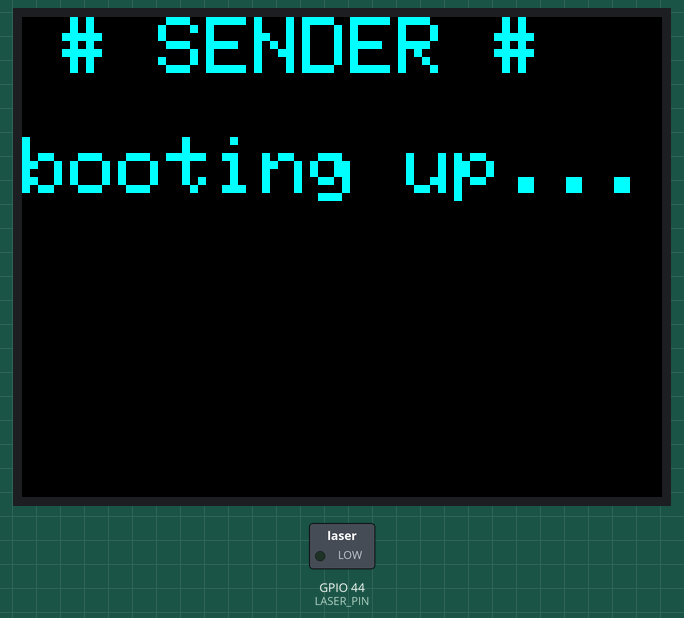
A sketch run on a simulated ESP32-S3. Shown: 320×240 colour display, switched loads named in the sketch (green lamp = pin HIGH). What the sketch prints to the serial monitor is not drawn.

Above: at 0.5 s.
At 13.0 s:
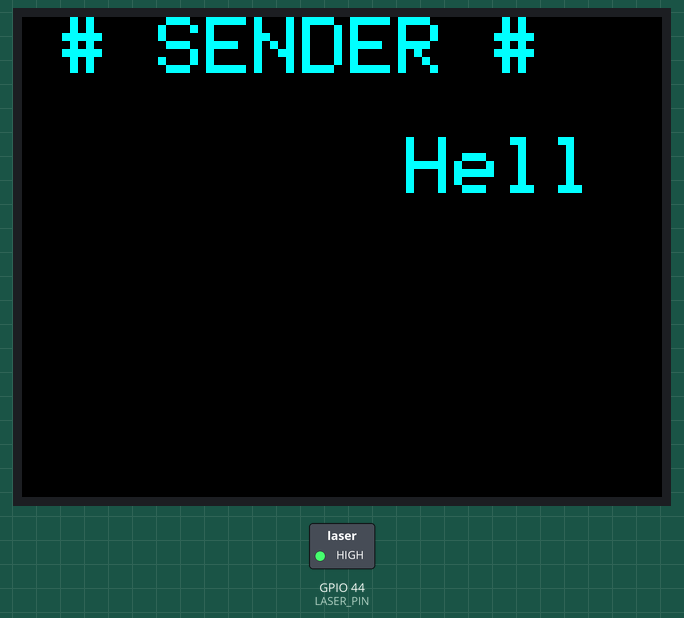
At 20.5 s:
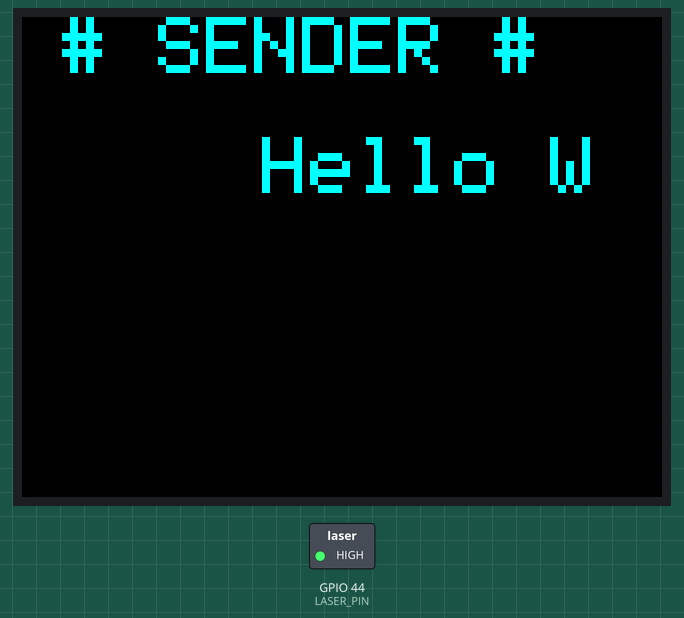
At 38.5 s:
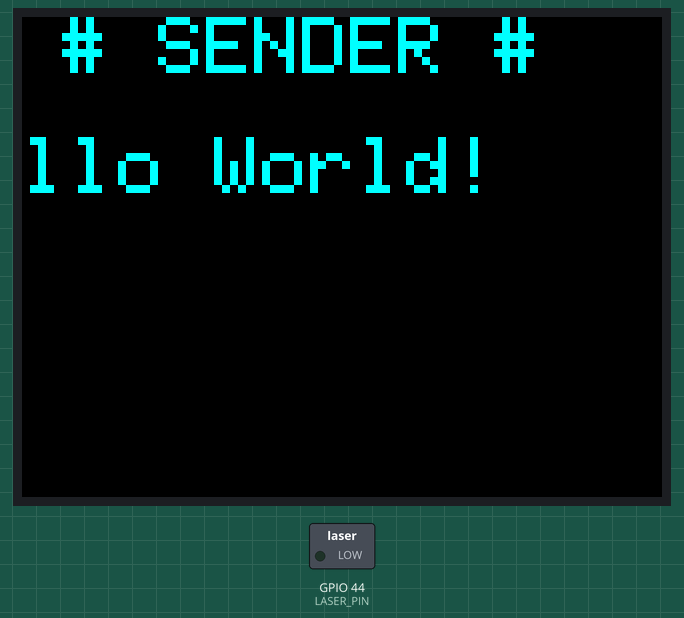
Timing chart, 0 to 40.0 s (numbered marks = the images above):
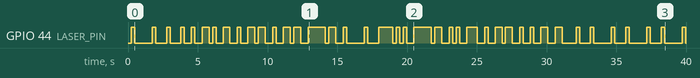

The sketch:

sketch_esp32s3_photo_diode_transmitter.ino
```cpp
#include <TFT_eSPI.h>
#include <SPI.h>

TFT_eSPI tft = TFT_eSPI();

#define BUFFER_SIZE 12
char lastChars[BUFFER_SIZE];  // Circular buffer
int indexG = 0;

// Laser Transmitter (ESP32-S3)
const int LASER_PIN = 44;
const char* message = " Hello World!   SUBSCRIBE to DIY Days :) ";
const int bitDelay = 250000; // Microseconds per bit
//const int byteDelay = 1000; // Microseconds per byte


void setup() {
  pinMode(LASER_PIN, OUTPUT);
  Serial.begin(115200);
  Serial.println("starting");

  tft.init();
  tft.setRotation(1);  // 0–3; try different values if display is upside down
  tft.fillScreen(TFT_BLACK);
  tft.setTextSize(4);
  tft.setTextColor(TFT_CYAN, TFT_BLACK);
  tft.setCursor(20, 0);
  tft.println("# SENDER #");

  tft.setCursor(0, 60);
  tft.println("booting up...");

}

void sendByte(char c) {
  // Start bit
  digitalWrite(LASER_PIN, HIGH);
  delayMicroseconds(bitDelay);

  // Send each bit LSB first
  for (int i = 0; i < 8; i++) {
    bool bit = (c >> i) & 1;
    digitalWrite(LASER_PIN, bit ? HIGH : LOW);
    delayMicroseconds(bitDelay);
  }

  // Stop bit
  digitalWrite(LASER_PIN, LOW);
  delayMicroseconds(bitDelay);
  //delayMicroseconds(byteDelay);

}

void loop() {

  Serial.println("sending ");

  for (int i = 0; message[i]; i++) {
    sendByte(message[i]);
    Serial.println(message[i]);

    //to sync
    lastChars[indexG] = message[i];
    indexG = (indexG + 1) % BUFFER_SIZE;

    // Print full buffer
    //tft.fillScreen(TFT_BLACK);
    tft.fillRect(0, 60, 320, 60, TFT_BLACK);
    tft.setCursor(0, 60);

    Serial.print("Last 10 chars: ");
    for (int i = 0; i < BUFFER_SIZE; i++) {
      int idx = (indexG + i) % BUFFER_SIZE;
      Serial.print(lastChars[idx]);
      tft.print(lastChars[idx]);
    }
    Serial.println();


  }
  delay(5000);


  // digitalWrite(LASER_PIN,HIGH);
  // delay(2000); // Wait and send again
  // digitalWrite(LASER_PIN, LOW);
  // delay(2000);

}
```

Measured:
- by itself, GPIO 44 (LASER_PIN): LOW → HIGH at 0.25 s, → LOW 0.25 s later, → HIGH 1.3 s later, → LOW 0.25 s later, … (80 changes in this stretch)
- what the display in image 1 shows lasts 2.5 s, from 12.9 s to 15.4 s
